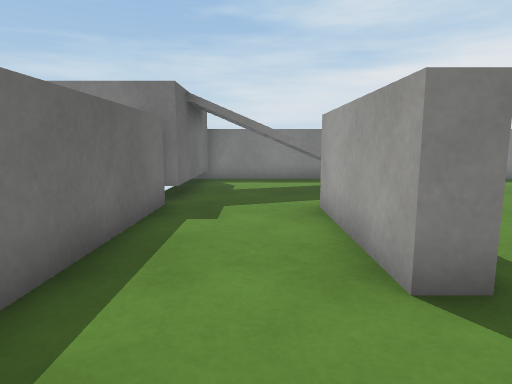
[1] (above)

15 first-person views from a walk through a 3-D level made in the Unity game engine. The camera is 0.68 m above the floor, tilts 8° down and sees 75° across. The floor is counted in squares, 0.5 m on a side. Each view is taken from the middle of a square. On the plan, view 1 faces up. The plan holds only what a view shows up to about 15 squares ahead; the rest is blank. The place goes on beyond the plan. The player is left out. Some surface patterns are stand-ins.

[2]
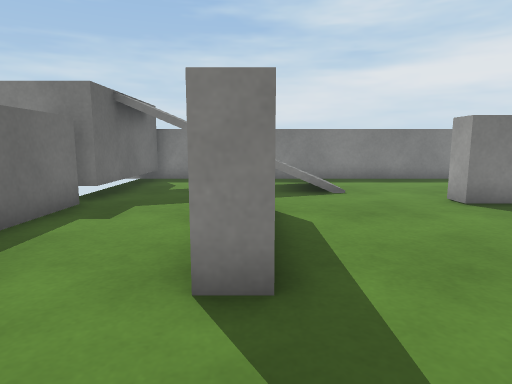

[3]
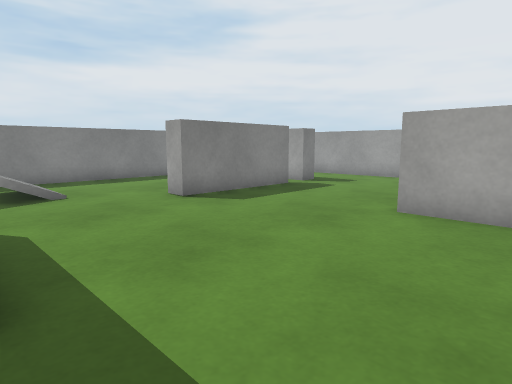

[4]
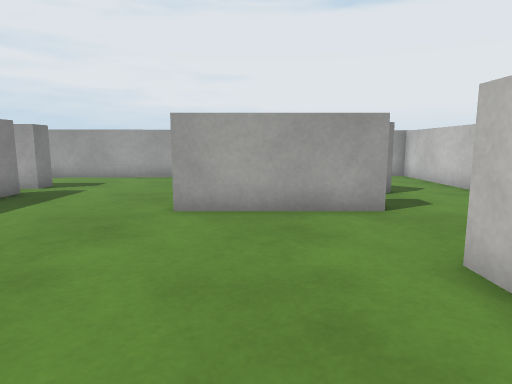

[5]
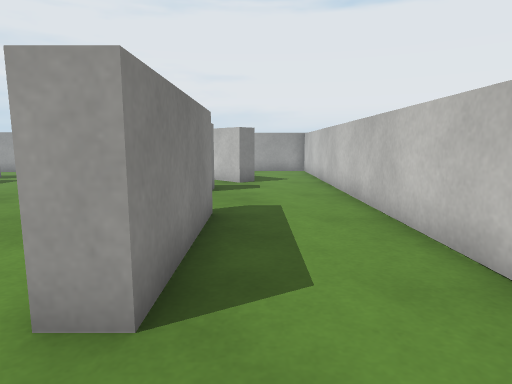

[6]
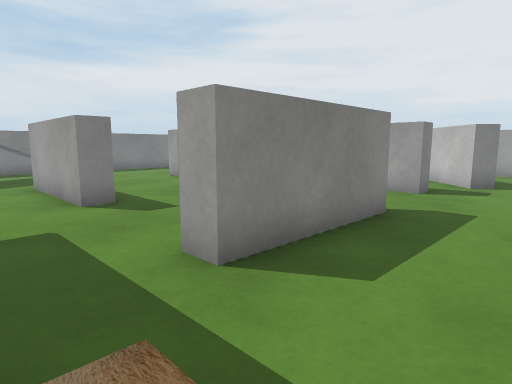

[7]
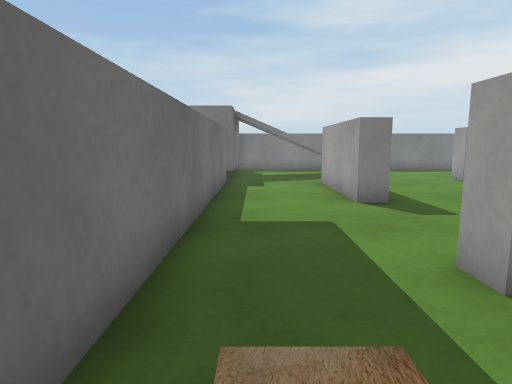

[8]
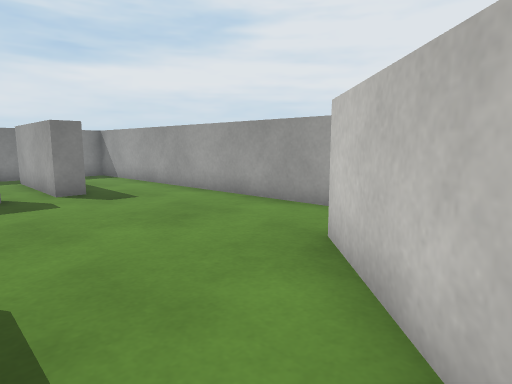

[9]
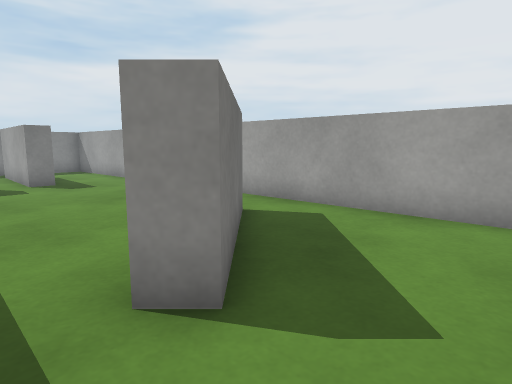

[10]
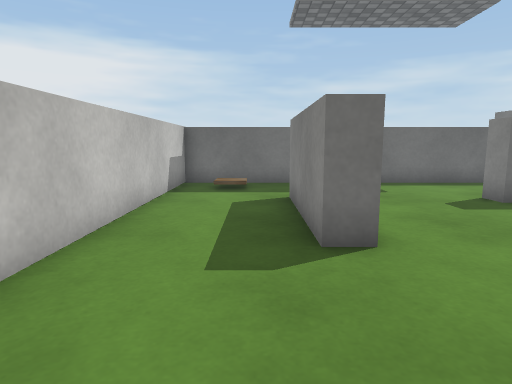

[11]
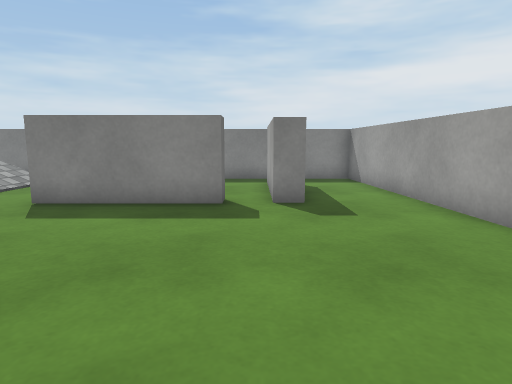

[12]
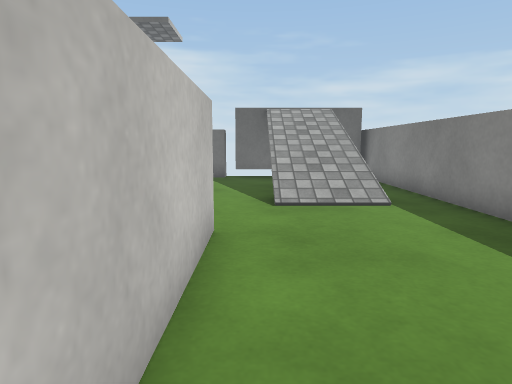

[13]
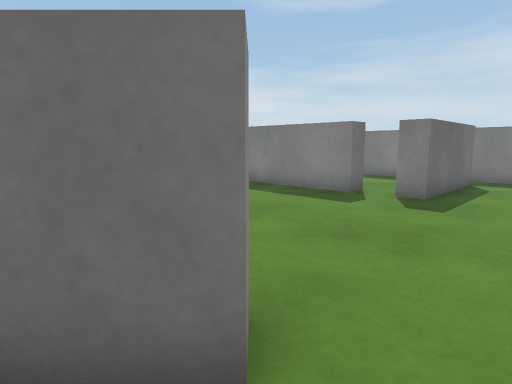

[14]
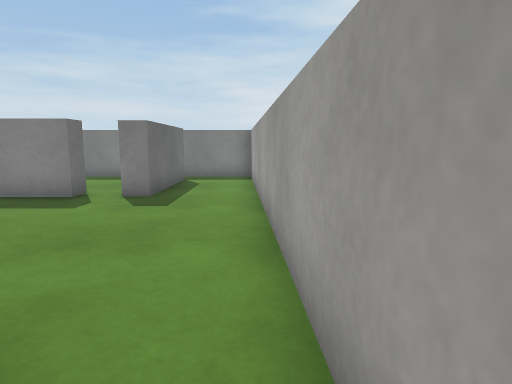

[15]
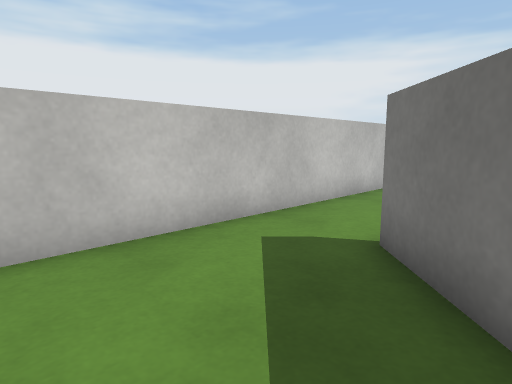

### Floor plan
Key: @ floor where view 1 was taken; # wall or solid block; . floor; / step, stairs or slope; B block.
Columns run from 4 left of view 1 to 17 right of it. Each row starts with its distance up from view 1.
 14  ####################
 13   B.................#
 12   B./////........#..#
 11   B./////........#..#
 10   B./////........#..#
  9   B..............#..#
  8 BBB........#####.#..#
  7   #...#.............#
  6   #...#.............#
  5   #...#.............#
  4   #...#.............#
  3   #...#.............##
  2   #..........#.......#
  1   #..........#.......#
  0   #.@........#....#..#
 -1   #...#  #...#...##..#
 -2   #...####......##...#
 -3   #.............#....#
 -4   #//................#
 -5   #..................#
 -6   ####################

Where each view was taken, in squares from view 1:
view 1: 0 up, 0 right, facing up
view 2: 0 up, 2 right, facing up
view 3: 0 up, 2 right, facing up-right
view 4: 1 up, 2 right, facing right
view 5: 3 down, 1 left, facing right
view 6: 5 down, 1 left, facing up-right
view 7: 5 down, 1 left, facing up
view 8: 2 down, 10 right, facing up-right
view 9: 5 down, 10 right, facing up-right
view 10: 3 down, 10 right, facing left
view 11: 0 up, 12 right, facing up
view 12: 9 up, 12 right, facing left
view 13: 1 down, 16 right, facing up-left
view 14: 1 down, 16 right, facing up
view 15: 1 down, 16 right, facing down-left
